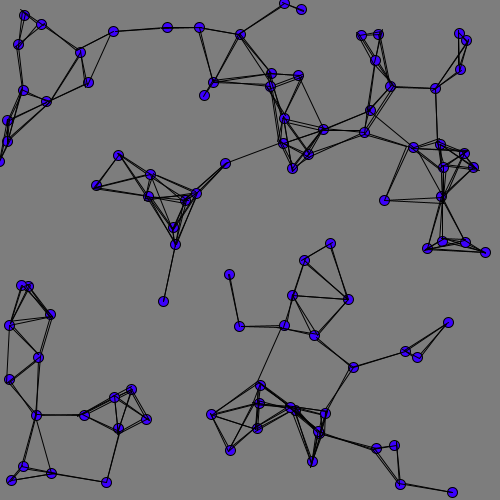
Frame 1 (no input)
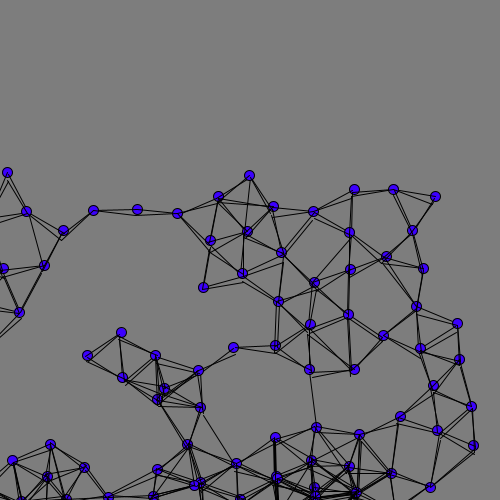
Frame 60 (the mouse pressed at the canvas centre just before this capture)
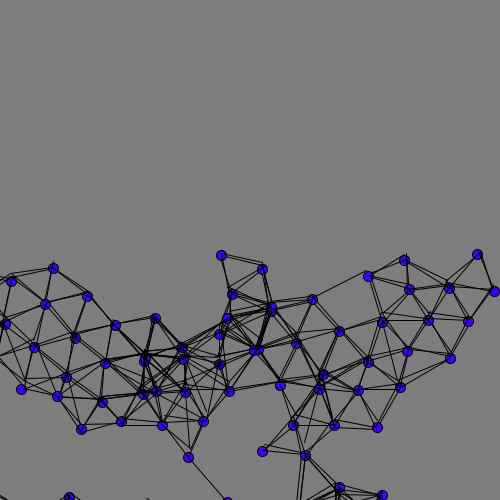
Frame 120 (the mouse held since frame 60 and released just before this capture)

The Processing sketch that drew these frames (run headless with seeded random() and noise(); from frame 60 on, the mouse is pressed at the canvas centre):

// Processing sketch: processing_65174
// ── processing_65174.pde

int ballcount = 100;

float [][] ballarray = new float [ballcount][7];
/*
1 = xpos
2 = ypos
3 = y velocity
4 = y accel
5 = x velocity
6 = theta
*/

void setup(){
  size(500,500);
  colorMode(HSB);
  for (int j=0;j<ballcount;j++){
    ballarray[j][1]=random(0,500);
    ballarray[j][2]=random(0,500);
    ballarray[j][3]=0;
    ballarray[j][4]=0.1;
    ballarray[j][5]=random(-2,1);;
    ballarray[j][6]=PI/2;
  }
  fill(180,360,360,300);
  smooth();
}

void draw(){
  background(125);
  for (int j=0;j<ballcount;j++){
    ellipse(ballarray[j][1],ballarray[j][2],10,10);
    for (int f=0;f<ballcount;f++){
      if (dist(ballarray[j][1],ballarray[j][2],ballarray[f][1],ballarray[f][2])<50&&dist(ballarray[j][1],ballarray[j][2],ballarray[f][1],ballarray[f][2])>40){
        ballarray[j][1]+=cos(atan2(ballarray[f][2]-ballarray[j][2],ballarray[f][1]-ballarray[j][1]))*2;
        ballarray[j][2]+=sin(atan2(ballarray[f][2]-ballarray[j][2],ballarray[f][1]-ballarray[j][1]))*2;
        ballarray[f][1]+=cos(atan2(ballarray[j][2]-ballarray[f][2],ballarray[j][1]-ballarray[f][1]))*2;
        ballarray[f][2]+=sin(atan2(ballarray[j][2]-ballarray[f][2],ballarray[j][1]-ballarray[f][1]))*2;
      }
      if (dist(ballarray[j][1],ballarray[j][2],ballarray[f][1],ballarray[f][2])<40&&dist(ballarray[j][1],ballarray[j][2],ballarray[f][1],ballarray[f][2])>1){
        ballarray[j][1]+=cos(atan2(ballarray[f][2]-ballarray[j][2],ballarray[f][1]-ballarray[j][1]))*-2;
        ballarray[j][2]+=sin(atan2(ballarray[f][2]-ballarray[j][2],ballarray[f][1]-ballarray[j][1]))*-2;
        ballarray[f][1]+=cos(atan2(ballarray[j][2]-ballarray[f][2],ballarray[j][1]-ballarray[f][1]))*-2;
        ballarray[f][2]+=sin(atan2(ballarray[j][2]-ballarray[f][2],ballarray[j][1]-ballarray[f][1]))*-2;
      }
      if (dist(ballarray[j][1],ballarray[j][2],ballarray[f][1],ballarray[f][2])<60){
        if (f!=j){
          line (ballarray[j][1],ballarray[j][2],ballarray[f][1],ballarray[f][2]);
        }
      }
      
    }
    if (ballarray[j][2]<=500){
      ballarray[j][3]+=ballarray[j][4];
      ballarray[j][2]+=ballarray[j][3];
    }
    else{
      ballarray[j][3]*=-1;
      ballarray[j][2]-=1;
      ballarray[j][2]+=ballarray[j][3];
    }
    if (ballarray[j][1]>0&&ballarray[j][1]<width){
      ballarray[j][1]+=ballarray[j][5];
    }
    else {
      ballarray[j][5]*=-1;
      ballarray[j][1]+=ballarray[j][5];
    }
  }
}
